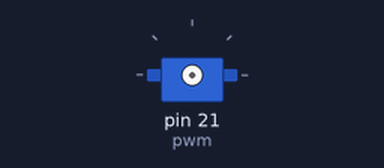
Recording of a program running on a simulated MicroPython board. Shown: servo. Servo angles are drawn from the pulse width (0.5 ms = 0°, 2.5 ms = 180°).

Above: at 0.05 s.
At 0.75 s:
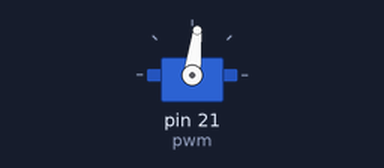
At 1.5 s:
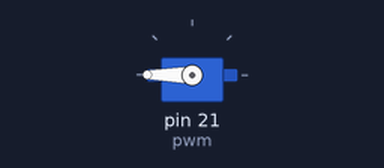
At 3.0 s:
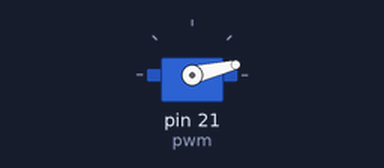
Timing chart, 0 to 7.4 s (numbered marks = the images above):
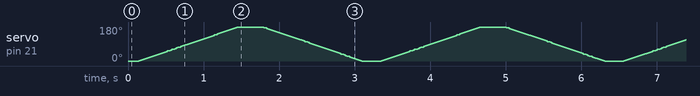

The program:

main.py
```python
from machine import Pin, PWM
from time import sleep

pwm = PWM(Pin(21))

pwm.freq(50)

while True:
    for duty in range(1000, 9000, 50):
        pwm.duty_u16(duty)
        sleep(0.01)
    for duty in range(9000, 1000, -50):
        pwm.duty_u16(duty)
        sleep(0.01)
```
